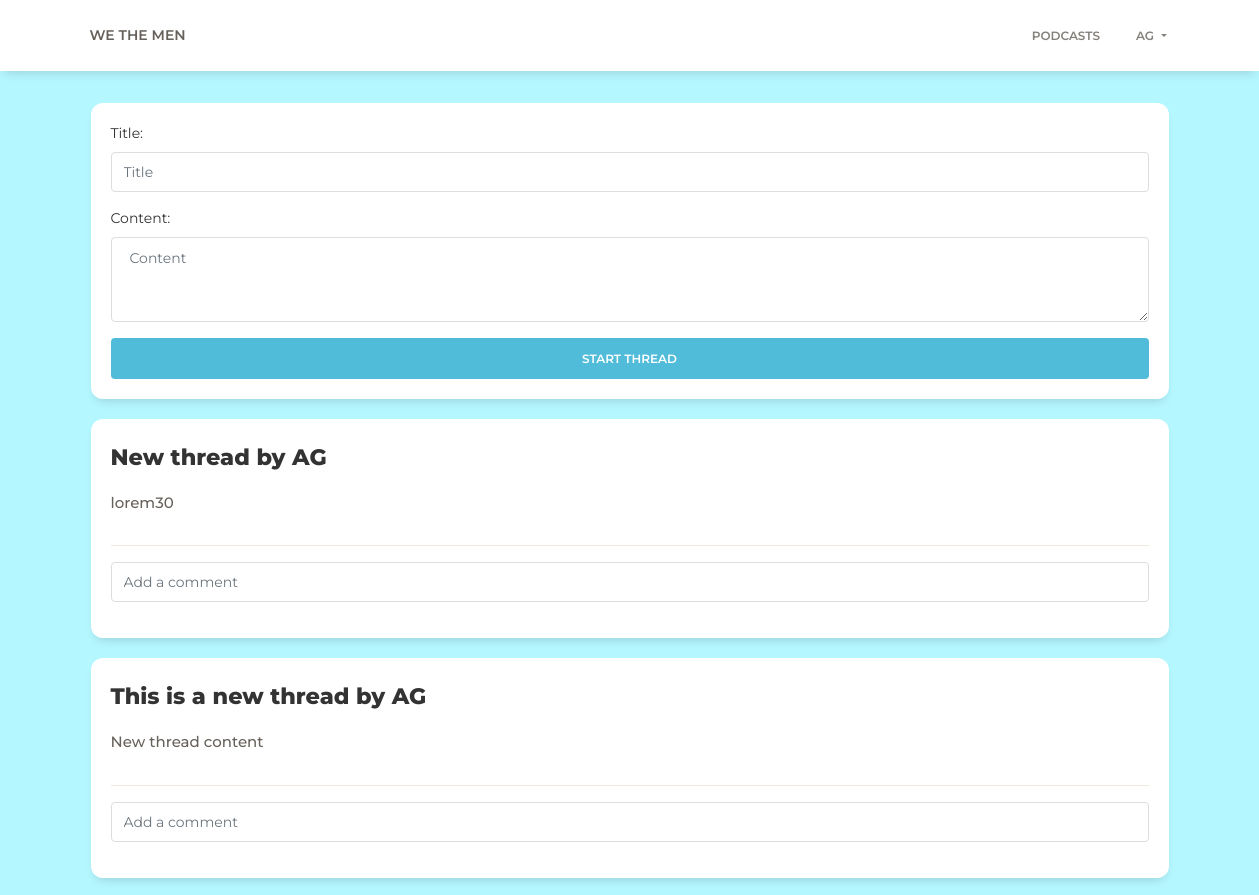
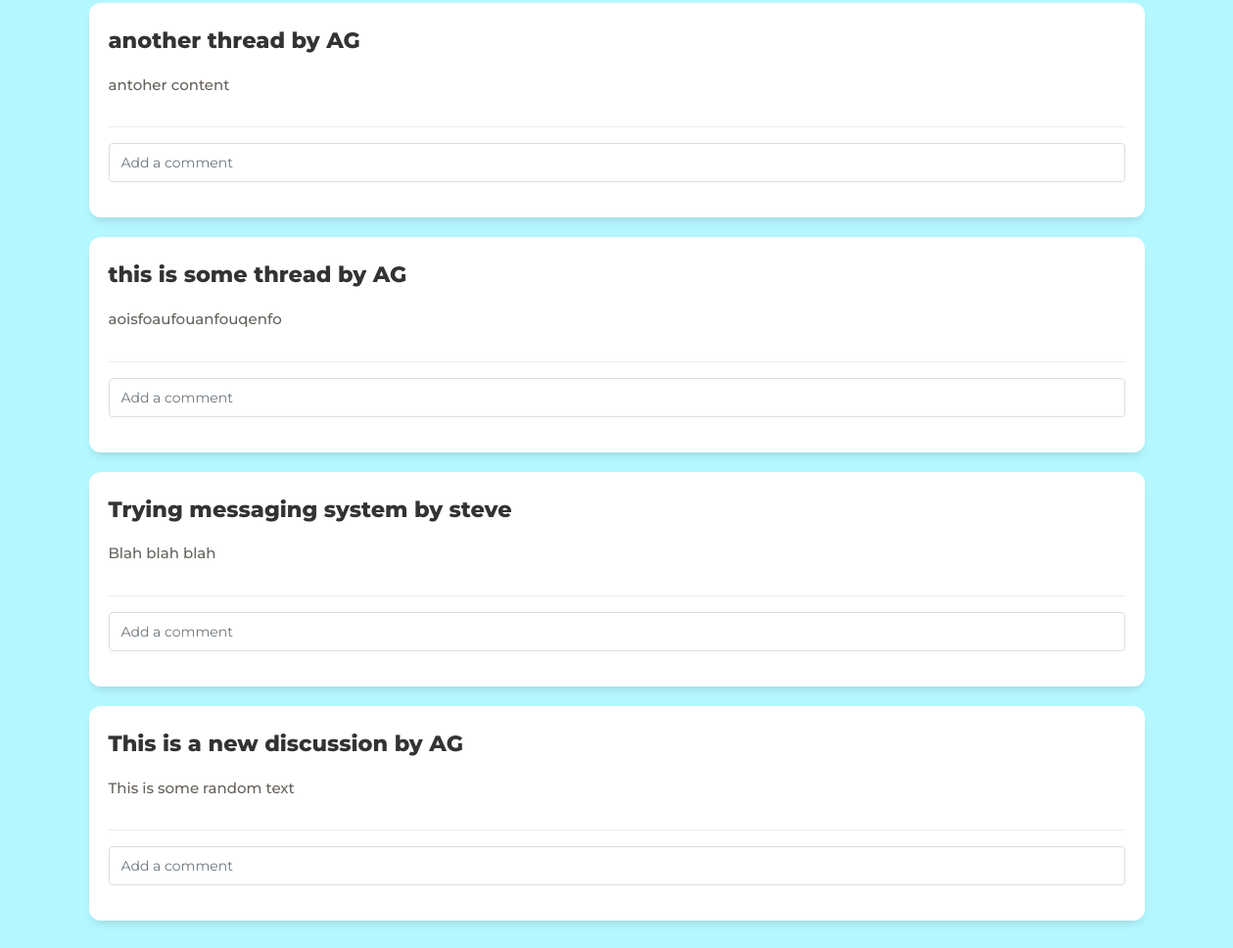
/space/ (signed in), run on an earlier commit of the app's database (2 pictures, top to bottom).
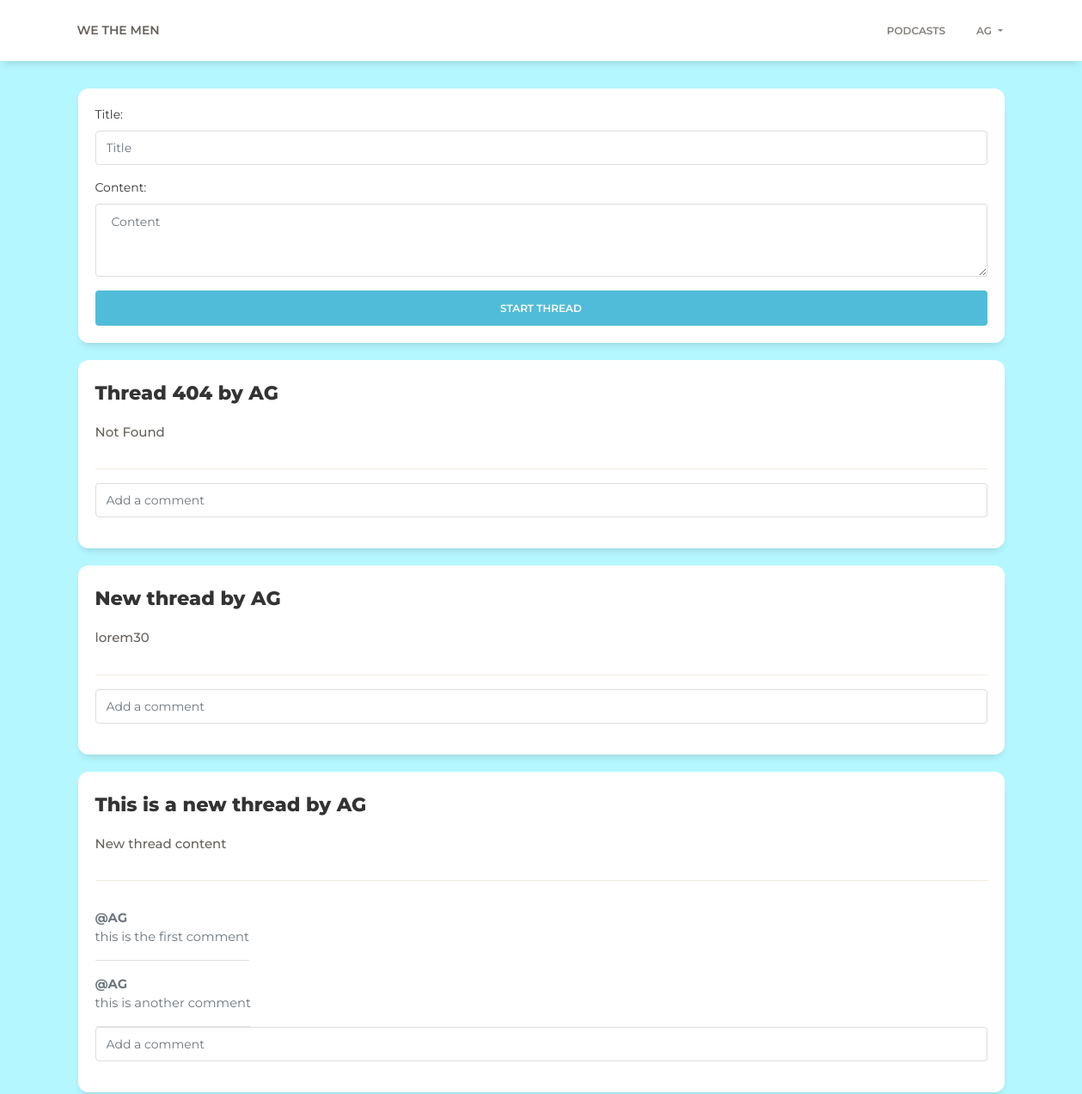
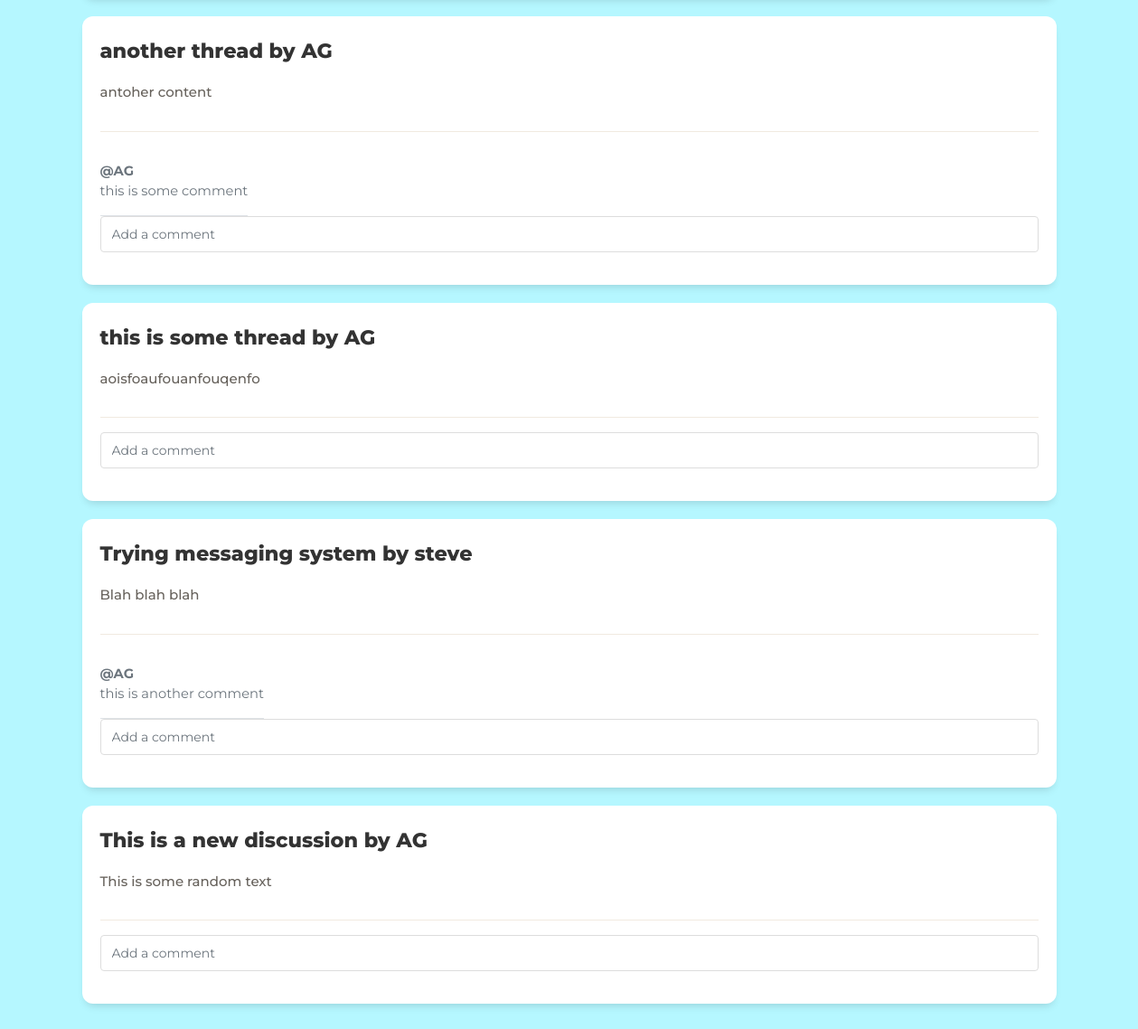
And on a later commit of the database (2 pictures, top to bottom).
### forum/models.py (models this page shows)
class Thread(models.Model):
    user = models.ForeignKey(to = User , on_delete = models.CASCADE)
    title = models.TextField(max_length = 1000)
    content = models.TextField(max_length = 10000)
    def getComments(self):
        return self.comments.all()

class Comment(models.Model):
    user = models.ForeignKey(User , on_delete = models.CASCADE)
    thread = models.ForeignKey(Thread , on_delete = models.CASCADE , related_name = 'comments')
    commentText = models.TextField(max_length = 1000)

### forum/views.py (the view)
# urls.py: path('space/' , views.space , name = 'space'),
def space(request):
    if request.user.is_authenticated:
        threadForm = newThread()
        comment = commentForm()
        threads = Thread.objects.all()
        context = {
            "threadForm": threadForm,
            "commentForm":comment,
            "threads" : threads[::-1]
        }
        return render(request , 'forum/space.html' , context = context)
    else:
        return HttpResponseRedirect(reverse('index'))

### forum/forms.py
class newThread(forms.Form):
    title = forms.CharField(label="Title", widget=forms.TextInput(
        attrs={"id": "title", "class": "form-control", "placeholder": "Title"}))
    content = forms.CharField(label="Content", widget=forms.Textarea(
        attrs={"id": "content", "class": "form-control", "placeholder": "Content", "rows": "3"}))

class commentForm(forms.Form):
    commentText = forms.CharField(label="Add a comment", widget=forms.TextInput(
        attrs={"id": "commentText", "class": "form-control", "placeholder": "Add a comment"}))

### forum/templates/forum/space.html (shortened to what this page needs)
{% extends 'forum/layout.html' %}
{% load static %}
{% block css %}
<link rel="stylesheet" type="text/css" href="{% static '/css/space.css' %}" />
{% endblock %}
{% block body %}
  <nav class="navbar navbar-expand-lg">
    <div class="container">
      <div class="navbar-translate">
        <a class="navbar-brand" href="https://demos.creative-tim.com/paper-kit/index.html" rel="tooltip" title="Coded by Creative Tim" data-placement="bottom" target="_blank">
          We The Men
        </a>
      </div>
      <div class="collapse navbar-collapse justify-content-end" id="navigation">
        <ul class="navbar-nav">
          <li class="nav-item">
            <a href="../index.html" class="nav-link"></i>Podcasts</a>
          </li>
          <li class="nav-item dropdown">
            <a class="nav-link dropdown-toggle" href="#" id="navbarDropdownMenuLink" data-toggle="dropdown" aria-haspopup="true" aria-expanded="false">
              {{request.user.username}}
            </a>
          </li>
        </ul>
      </div>
    </div>
  </nav>
  <main class="container">
    <div class="my-3 p-3 bg-body">
      <div class="card card-nav-tabs">
        <div class="card-body">
          <form action = "{% url 'post' %}"  method="POST" autocomplete="off">
              {% for field in threadForm %}
                  <div class="form-group">
                    {{field.label_tag}}
                    {{field}}
                  </div>
              {% endfor %}
            <div class="text-center">
              <input href="#" type="submit" value="Start Thread" class="btn btn-block btn-info">
            </div>
          </form>
        </div>
      </div>
      {% for thread in threads %}
      <div class="card card-nav-tabs">
        <div class="card-body">
          <h4 class="card-title">{{ thread.title}} by {{thread.user}}</h4>
          <br>
          <p class="card-text">{{thread.content}}</p>
          <hr>
          {% for comment in thread.getComments %}
          <div class="d-flex text-muted pt-3">
            <p class="pb-3 mb-0 small lh-sm border-bottom comment">
              <strong class="d-block text-gray-dark">@{{comment.user}}</strong>
              {{comment.commentText}}
            </p>
          </div>
          {% endfor %}
          <form action = "{% url 'addComment' thread.id%}" autocomplete="off" method="POST">
            {% for field in commentForm %}
            <div class="form-group">
              {{field}}
            </div>
            {% endfor %}
          </form>
        </div>
      </div>
      {% endfor %}
    </div>
  </main>
  {% endblock %}

### forum/templates/forum/layout.html (shortened to what this page needs)
{% load static %}
<!DOCTYPE html>
<html lang="en">
<head>
  <link rel = "stylesheet" href="https://maxcdn.bootstrapcdn.com/font-awesome/latest/css/font-awesome.min.css" >
  <link rel = "stylesheet" type="text/css" href="{% static '/css/bootstrap.min.css' %}"/>
  <link  rel = "stylesheet" type="text/css" href="{% static '/css/paper-kit.css' %}"  />
  {% block css %}
  {% endblock %}
</head>
<body>
{% block body %}
{% endblock %}
</body>
</html>

### static/css/space.css (style rules this page uses)
body { background-color: #b5f7ff !important; }
.card { background-color: white !important; }
.card-title { font-weight: 800 !important; }
.card-text { font-weight: 500 !important; }
.comment { font-size: 105%; }

What changed in the data, as far as the page shows it:
added Thread: title "Thread 404", user "AG", content "Not Found"
added Comment: user "AG", commentText "this is the first comment", shown under Thread "This is a new thread"
added Comment: user "AG", commentText "this is another comment", shown under Thread "This is a new thread"
added Comment: user "AG", commentText "this is some comment", shown under Thread "another thread"
added Comment: user "AG", commentText "this is another comment", shown under Thread "Trying messaging system"
